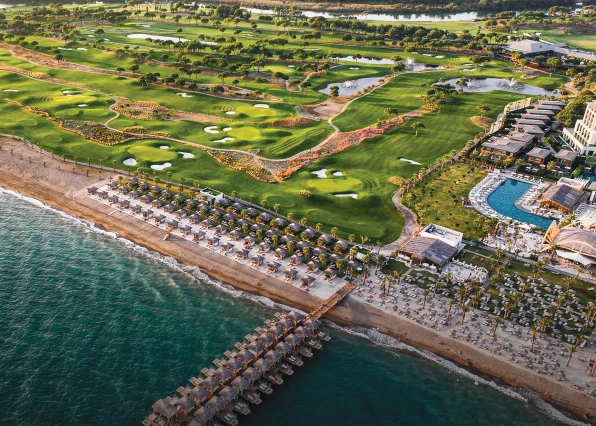
#> input picture docs/app/img/course_aspendos-1d8b13b1.webp, 1192 x 852 px, given in place of h01.png, which was not available (shown at 1/2 size)
$ python lkwpage.py
#> lines starting #> are read from the running program, lines starting #| are printed output that depends on the picture
#!/usr/bin/env python3
"""The Lakewood preview: eighteen holes as the book now draws them.

For the commissioner to check the reading against the real golf course,
hole by hole, on a phone, without Claude and without signing in to
anything. Writes docs/preview/lakewood/.

Run AFTER tools/lakewood-shots.mjs has made the pictures.
"""
import pathlib, shutil, html
from PIL import Image

ROOT = pathlib.Path(__file__).resolve().parent.parent
SHOTS = pathlib.Path('/tmp/claude-0/-home-user-Union-Invitational-/8bcdc9be-12b5-528d-a069-2403e068b315/scratchpad/lkwshots')
OUT = ROOT / 'docs' / 'preview' / 'lakewood'

# par, stroke index and White yardage off the club's printed card
CARD = [(4,7,409),(4,3,389),(3,17,139),(4,15,330),(3,13,196),(4,1,437),(5,9,494),(4,11,337),(5,5,495),
        (4,2,388),(4,10,356),(3,12,203),(4,4,391),(5,14,476),(4,18,323),(4,8,356),(3,16,178),(5,6,519)]

READ = {
 1:"A gentle opener. The fairway drifts right, trees down the right the whole way, sand on both sides of the green.",
 2:"Water the entire left side, tee to green — it never leaves the hole. Trees the whole right. One bunker right of the fairway, one short-right of the green.",
 3:"The signature short hole. A lake crosses wall to wall: a full forced carry that starts at the 62 yard marker and runs to the front edge. Raised green beyond it, sand front-left and front-right, trees across the back.",
 4:"Narrow and straight. Heavy trees down both sides the whole way, no water — the corridor is the entire defence. Sand left and right of the drive, and right of the green.",
 5:"The long par 3, straight down an avenue of trees. Bunker right of the green, another short-left. A pond sits well left and long, off the edge of play.",
 6:"Stroke one. A dogleg right with the creek on the inside of it: water the whole right side, then it cuts hard in at about 40% and pinches the landing area. Big bunker front-right of the green, one back-left. Heavy trees down the entire left.",
 7:"Doglegs left and climbs to a green tucked in the corner. Fairway bunker out right in the driving zone, one at the inside-left corner, one front-left of the green. Dense trees down the left.",
 8:"Short, but a wall of trees down the left and a second line right. Straight up the middle. Sand right of the drive, then left and right at the green.",
 9:"Wide and generous off the tee, waisting in at about halfway. Trees down the entire left. The lake takes the whole right side from mid-hole past the green. Bunkers ring the green.",
 10:"Second hardest. Uphill all the way, bending gently left, to a green on the crest you must thread between a big bunker front-left and one front-right.",
 11:"The lake holds the left for the first half of the hole; the fairway bends right away from it. Trees down the right and across the back. Fairway bunker right in the driving zone, one right of the green.",
 12:"Miss it left and it is wet — water along the whole left, and a second pond up and left beyond the green. Miss it right and it is sand: two bunkers out there. Shallow green, bunker tight front-left.",
 13:"Long, straight and uphill, tree-lined both sides. Sand on both sides of the drive — a big sprawling one right, one left — then two short-left of the green and one right.",
 14:"A long avenue of trees, no water, a waist in the middle. Green at the far end with a long bunker short-left and one right.",
 15:"The kindest hole on the card. Short, up a gentle rise, trees both sides and round the back. Three bunkers guard the green: a big one out left, one short-left against the fairway, one right.",
 16:"Bends left and climbs. Thick trees down the left, scattered right. One big bunker owns the right of the driving zone — the only real hazard off the tee. Sand right of the green.",
 17:"A shelf green with sand out front on both sides: one well out front-left, and a big sprawling one front-right that eats the whole right approach. Trees right and across the back, open to the left.",
 18:"Uphill home. Bends gently right then back left. Trees both sides the whole way, and a pair of bunkers pinching the lay-up — one left, one right. Sand both sides of the green.",
}

def main():
    if OUT.exists():
        shutil.rmtree(OUT)
    (OUT / 'h').mkdir(parents=True)
    cards = []
    for n in range(1, 19):
        src = SHOTS / ('h%02d.png' % n)
        im = Image.open(src).convert('RGB')
#> im is the input picture: PIL image 1192x852 RGB; mean R, G, B 104.2, 107.3, 81.2
        # the app's own footer bar repeats the par and the yardage, which the
        # card beside the picture already says, so it comes off
        im = im.crop((0, 0, im.width, int(im.height * .865)))
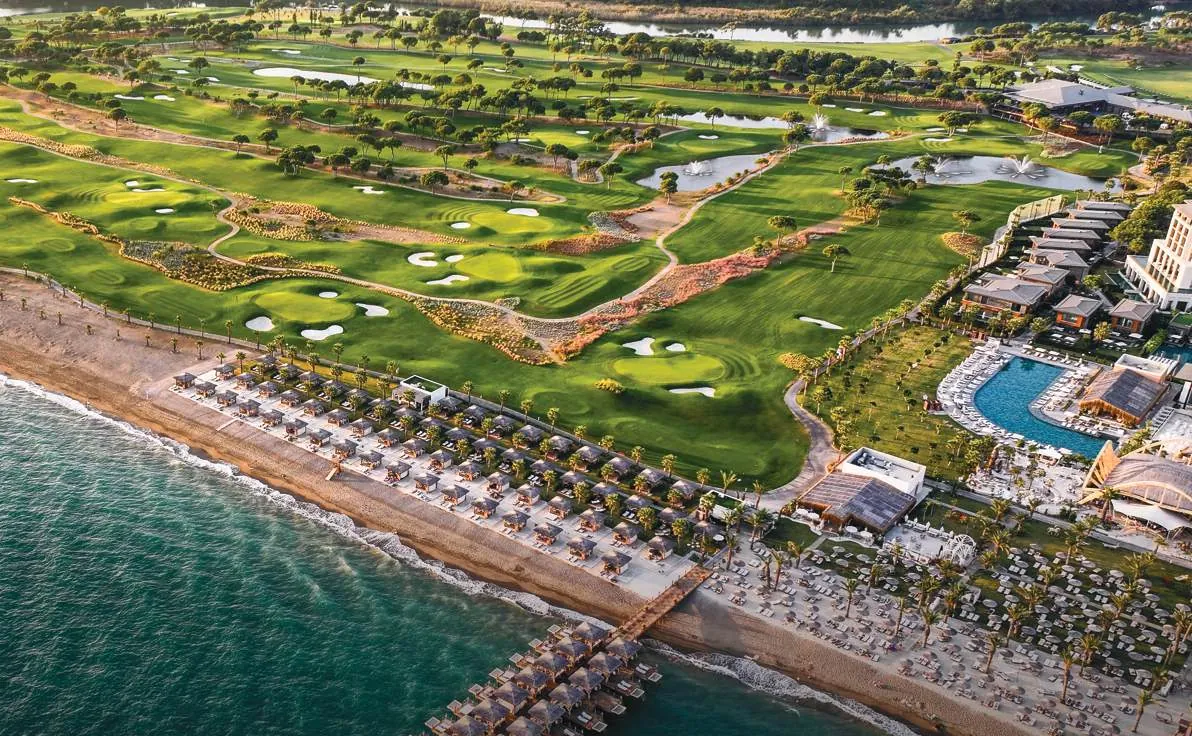
#> im: PIL image 1192x736 RGB; mean R, G, B 114.4, 115.6, 85.4
        im = im.resize((im.width // 2, im.height // 2), Image.LANCZOS)
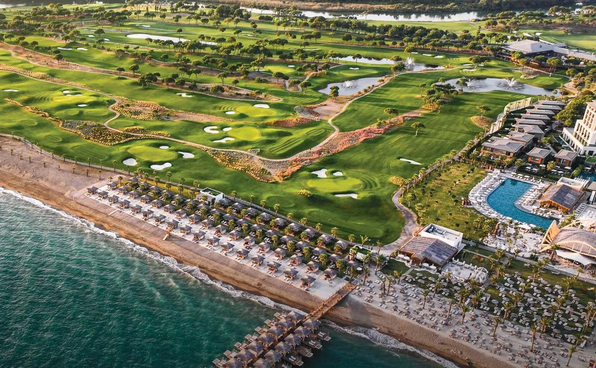
#> im: PIL image 596x368 RGB; mean R, G, B 114.3, 115.6, 85.4
        im.save(OUT / 'h' / ('%02d.jpg' % n), quality=74, optimize=True)
        par, si, yds = CARD[n - 1]
        cards.append(
          '<article class="hole"><div class="shot"><img src="h/%02d.jpg" width="%d" height="%d" '
          'alt="The %s hole at Lakewood, as the book draws it" loading="lazy"></div>'
          '<div class="say"><h2>The %s</h2>'
          '<p class="card"><b>Par %d</b><span>Stroke index %d</span><span>%d yds · White</span></p>'
          '<p>%s</p></div></article>'
          % (n, im.width, im.height, ORD[n], ORD[n], par, si, yds, html.escape(READ[n])))
#> pass 2 of the loop in main, `for n in range(1, 19):`:
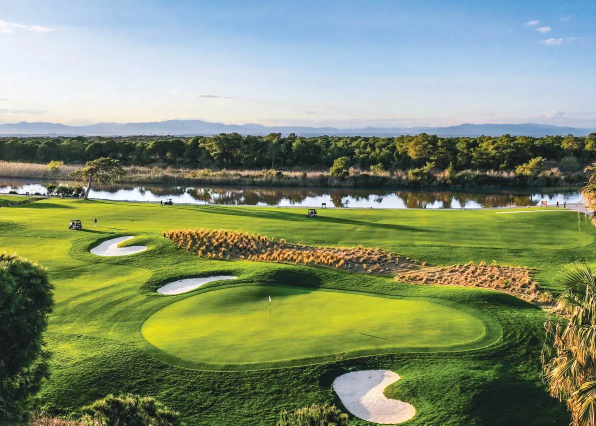
#> input picture docs/app/img/course_olympos-f0c646dc.webp, 1192 x 851 px, given in place of h02.png, which was not available (shown at 1/2 size)
#> in main, im is the input picture: PIL image 1192x851 RGB; mean R, G, B 131.2, 144.6, 113.6
#> in main, `im = im.crop((0, 0, im.width, int(im.height * .865)))`:
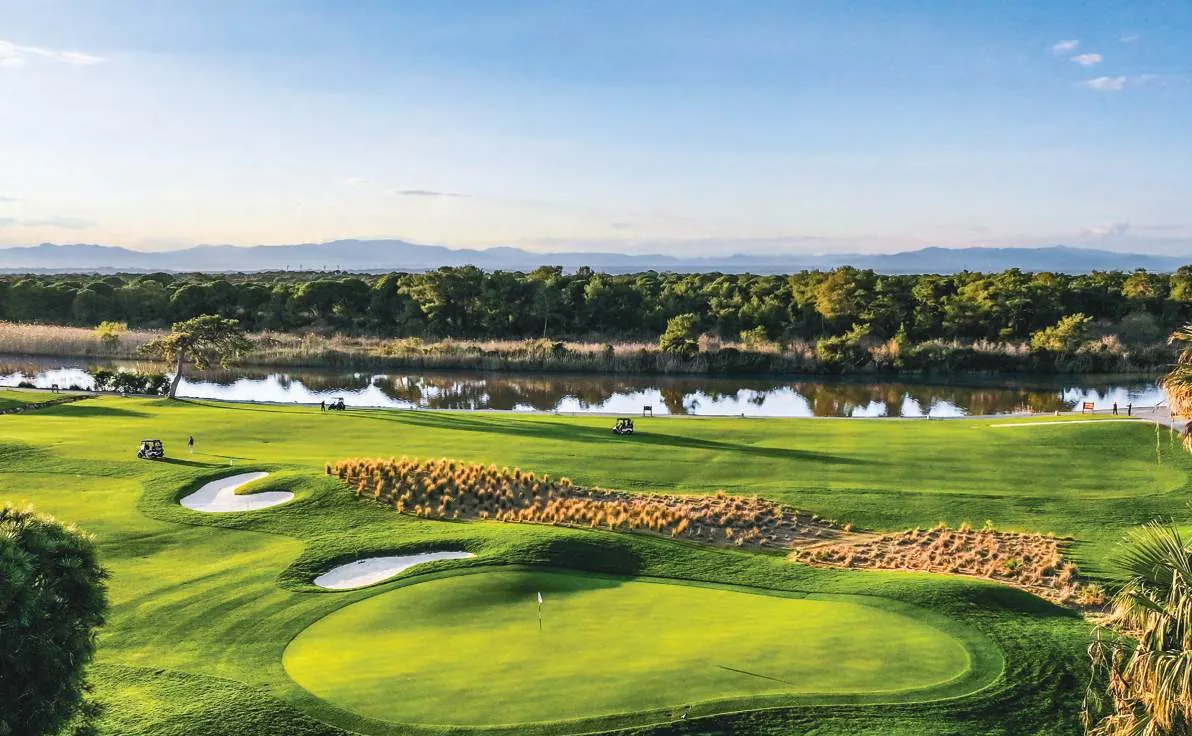
#> im: PIL image 1192x736 RGB; mean R, G, B 139.8, 153.7, 123
    (OUT / 'index.html').write_text(PAGE.replace('@@HOLES@@', '\n'.join(cards)), encoding='utf-8')
    kb = sum(f.stat().st_size for f in OUT.rglob('*')) / 1024
    print('docs/preview/lakewood/  %d holes, %.0f KB' % (18, kb))
    print('https://ndiaziii93-jpg.github.io/Union-Invitational-/preview/lakewood/')

ORD = {1:'1st',2:'2nd',3:'3rd',4:'4th',5:'5th',6:'6th',7:'7th',8:'8th',9:'9th',
       10:'10th',11:'11th',12:'12th',13:'13th',14:'14th',15:'15th',16:'16th',17:'17th',18:'18th'}

PAGE = """<!doctype html>
<html lang="en"><head>
<meta charset="utf-8">
<meta name="viewport" content="width=device-width, initial-scale=1">
<title>Lakewood, hole by hole &middot; Union Invitational</title>
<meta name="description" content="Lakewood Country Club as the Union Invitational book now draws it, hole by hole, to check against the real golf course.">
<style>
  :root{--paper:#E3DBCB;--page:#EEE8D5;--card:#F7F2E6;--ink:#1D2E21;--turf:#515E4B;
        --green:#3E5C43;--rule:#C4B896;--hair:#DCD1B4;--gold:#715726;--pine:#1D2E21;--onpine:#EEE8D5}
  *{box-sizing:border-box}
  html{-webkit-text-size-adjust:100%}
  body{margin:0;background:var(--page);color:var(--ink);
       font:16px/1.55 ui-serif,Georgia,'Times New Roman',serif;padding:0 16px 64px}
  .wrap{max-width:980px;margin:0 auto}
  header{padding:40px 0 8px;border-bottom:2px solid var(--rule)}
  h1{margin:0 0 6px;font-size:clamp(28px,6vw,44px);letter-spacing:-.01em}
  .sub{margin:0;color:var(--turf);font-size:15px}
  .note{margin:22px 0 0;padding:14px 16px;background:var(--card);border:1px solid var(--hair);
        border-radius:12px;font-size:14.5px;color:var(--turf)}
  .note b{color:var(--ink)}
  .holes{display:grid;gap:30px;margin:30px 0 0}
  .hole{display:grid;grid-template-columns:1fr;gap:14px;background:var(--card);
        border:1px solid var(--hair);border-radius:16px;padding:16px;align-items:start}
  .shot{background:var(--paper);border-radius:12px;overflow:hidden;line-height:0}
  .shot img{width:100%;height:auto;display:block}
  .say h2{margin:0 0 8px;font-size:22px}
  .card{margin:0 0 10px;display:flex;flex-wrap:wrap;gap:8px 14px;align-items:baseline;
        font-size:13.5px;color:var(--turf);text-transform:uppercase;letter-spacing:.06em}
  .card b{font-size:15px;color:var(--gold);letter-spacing:.04em}
  .say p{margin:0;font-size:15.5px}
  footer{margin:46px 0 0;padding-top:18px;border-top:1px solid var(--rule);
         font-size:14px;color:var(--turf)}
  footer a{color:var(--green)}
  @media (min-width:760px){
    .hole{grid-template-columns:272px 1fr;gap:24px}
    .say h2{font-size:25px}
  }
  @media (prefers-color-scheme:dark){
    :root:not([data-theme="light"]){--page:#141C16;--card:#1B251D;--paper:#101710;
      --ink:#E7E2D2;--turf:#A9B7A4;--rule:#3A4A3B;--hair:#2C3A2E;--gold:#C9A253;--green:#9FC2A2}
  }
</style>
</head><body><div class="wrap">
<header>
  <h1>Lakewood, hole by hole</h1>
  <p class="sub">Lakewood Country Club &middot; 3101 Carson Street, Lakewood, California &middot; par 72</p>
</header>

<p class="note"><b>What this is.</b> Every hole at Lakewood now stands up in the book
the same way Leatherhead does. The shapes were read by hand off the hole-by-hole
flyovers &mdash; which way each hole bends, how wide the fairway runs, which side the
water is on, where the sand sits and how far out &mdash; and then built in the book's
own renderer. The pictures below are what the book draws, not the flyovers.
<b>Not a survey.</b> It is a reading, and the window in the app says so on every hole.
If any of it is wrong about the golf course, say which hole and what, and it gets fixed.</p>

<div class="holes">
@@HOLES@@
</div>

<footer>
Union Invitational &middot; <a href="../../">back to the book</a>
</footer>
</div></body></html>
"""

if __name__ == '__main__':
#> (the run stopped early here; a loop or call above may not have finished)
